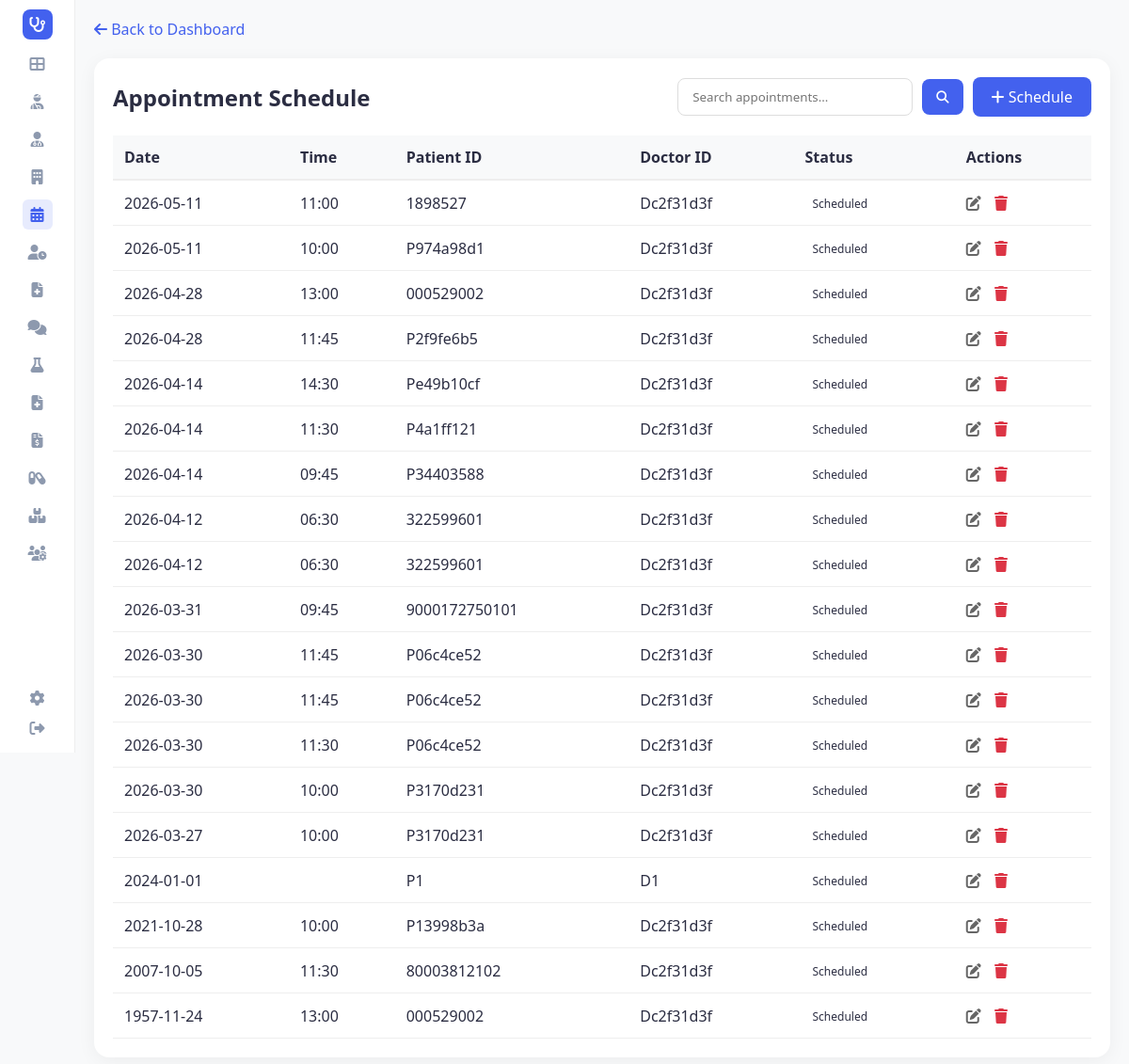
/schedule (signed in), run on the app's committed database.
### tables this page shows
CREATE TABLE appointments (
                appointment_id TEXT PRIMARY KEY,
                patient_id TEXT,
                doctor_id TEXT,
                appointment_date TEXT,
                appointment_time TEXT,
                reason TEXT,
                status TEXT,
                notes TEXT, is_deleted INTEGER DEFAULT 0, deleted_at TEXT,
                FOREIGN KEY (patient_id) REFERENCES patients(patient_id),
                FOREIGN KEY (doctor_id) REFERENCES doctors(doctor_id)
            );

### app.py (the view)
@app.route('/schedule')
def view_schedule():
    page = request.args.get('page', 1, type=int)
    search_term = request.args.get('search', '').strip()
    per_page = 20
    conn = hms.db.get_connection()
    cursor = conn.cursor()
    if search_term:
        search_value = f"%{search_term}%"
        cursor.execute("""
            SELECT * FROM appointments
            WHERE patient_id LIKE ? OR doctor_id LIKE ? OR status LIKE ? OR reason LIKE ?
            ORDER BY appointment_date DESC, appointment_time DESC LIMIT ? OFFSET ?
        """, (search_value, search_value, search_value, search_value, per_page, (page - 1) * per_page))
        rows = cursor.fetchall()
        cursor.execute("""
            SELECT COUNT(*) FROM appointments
            WHERE patient_id LIKE ? OR doctor_id LIKE ? OR status LIKE ? OR reason LIKE ?
        """, (search_value, search_value, search_value, search_value))
        total_count = cursor.fetchone()[0]
    else:
        cursor.execute("SELECT * FROM appointments ORDER BY appointment_date DESC, appointment_time DESC LIMIT ? OFFSET ?",
                       (per_page, (page - 1) * per_page))
        rows = cursor.fetchall()
        cursor.execute("SELECT COUNT(*) FROM appointments")
        total_count = cursor.fetchone()[0]
    conn.close()
    appointments_list = [hms.db._row_to_obj(Appointment, row) for row in rows]
    total_pages = math.ceil(total_count / per_page) if total_count else 1
    return render_template('view_schedule.html', appointments=appointments_list, page=page,
                           total_pages=total_pages, total_count=total_count,
                           search_term=search_term, active_page='schedule')

### app.py (called while the page is built)
@app.before_request
def require_login():
    allowed_routes = ['login', 'register', 'static']
    if request.endpoint not in allowed_routes and 'user_id' not in session:
        return redirect(url_for('login'))

@app.context_processor
def inject_user():
    username = session.get('username')
    role = session.get('role')
    unread = 0
    if username:
        unread = hms.get_unread_count(username, role)
    return dict(current_user=username, current_role=role, unread_messages_count=unread, hms=hms)

### database/db_manager.py (called while the page is built)
    def get_connection(self):
        conn = sqlite3.connect(self.db_file)
        conn.row_factory = sqlite3.Row
        return conn

    def _row_to_obj(self, cls: Type[T], row: sqlite3.Row) -> T:
        d = dict(row)
        for field in fields(cls):
            if field.type in (dict, Dict[str, Any], list, List[Any]) and d.get(field.name):
                try:
                    d[field.name] = json.loads(d[field.name])
                except:
                    pass
            elif field.type == bool and field.name in d:
                d[field.name] = bool(d[field.name])
        allowed = {f.name for f in fields(cls)}
        filtered = {k: v for k, v in d.items() if k in allowed}
        return cls(**filtered)

### main.py (called while the page is built)
    def get_unread_count(self, user_id: str, role: str) -> int:
        conn = self.db.get_connection()
        cursor = conn.cursor()
        cursor.execute("""
            SELECT COUNT(*) FROM messages
            WHERE is_read = 0 AND (recipient_id = ? OR recipient_id = ? OR recipient_id = 'all')
        """, (user_id, role))
        count = cursor.fetchone()[0]
        conn.close()
        return count

### templates/view_schedule.html (shortened to what this page needs)
<!DOCTYPE html>
<html lang="en">
<head>
    <link rel="stylesheet" href="{{ url_for('static', filename='style.css') }}">
    <link rel="stylesheet" href="https://cdnjs.cloudflare.com/ajax/libs/font-awesome/6.4.0/css/all.min.css">
</head>
<body>
    <div class="container">
        {% include 'sidebar.html' %}
        <main class="main-content">
            <a href="{{ url_for('dashboard') }}" class="back-link" style="color: #4361ee; text-decoration: none; display: block; margin-bottom: 20px;"><i class="fas fa-arrow-left"></i> Back to Dashboard</a>
            <div class="card">
                <div style="display: flex; justify-content: space-between; align-items: center; margin-bottom: 20px;">
                    <h2 style="margin: 0;">Appointment Schedule</h2>
                    <div style="display: flex; gap: 10px;">
                        <form action="{{ url_for('view_schedule') }}" method="get" class="search-form" style="display: flex; align-items: center; gap: 10px;">
                            <input type="text" name="search" placeholder="Search appointments..." value="{{ search_term if search_term else '' }}" style="padding: 10px 15px; border: 1px solid #ddd; border-radius: 8px; outline: none; width: 250px;">
                            <button type="submit" style="background-color: #4361ee; color: white; border: none; padding: 10px 15px; border-radius: 8px; cursor: pointer;"><i class="fas fa-search"></i></button>
                        </form>
                        <a href="{{ url_for('schedule_appointment') }}" class="btn-add" style="background-color: #4361ee; color: white; padding: 10px 20px; text-decoration: none; border-radius: 8px; font-weight: 500;"><i class="fas fa-plus"></i> Schedule</a>
                    </div>
                </div>
                <div style="overflow-x: auto;">
                    <table style="width: 100%; border-collapse: collapse;">
                        <thead>
                            <tr style="text-align: left; background-color: #f8f9fa;">
                                <th style="padding: 12px; border-bottom: 2px solid #eee;">Date</th>
                                <th style="padding: 12px; border-bottom: 2px solid #eee;">Time</th>
                                <th style="padding: 12px; border-bottom: 2px solid #eee;">Patient ID</th>
                                <th style="padding: 12px; border-bottom: 2px solid #eee;">Doctor ID</th>
                                <th style="padding: 12px; border-bottom: 2px solid #eee;">Status</th>
                                <th style="padding: 12px; border-bottom: 2px solid #eee;">Actions</th>
                            </tr>
                        </thead>
                        <tbody>
                            {% for appt in appointments %}
                            <tr>
                                <td style="padding: 12px; border-bottom: 1px solid #eee;">{{ appt.appointment_date }}</td>
                                <td style="padding: 12px; border-bottom: 1px solid #eee;">{{ appt.appointment_time }}</td>
                                <td style="padding: 12px; border-bottom: 1px solid #eee;">{{ appt.patient_id }}</td>
                                <td style="padding: 12px; border-bottom: 1px solid #eee;">{{ appt.doctor_id }}</td>
                                <td style="padding: 12px; border-bottom: 1px solid #eee;">
                                    <span class="status {{ appt.status|lower }}">{{ appt.status }}</span>
                                </td>
                                <td style="padding: 12px; border-bottom: 1px solid #eee;">
                                    <a href="{{ url_for('edit_appointment', appointment_id=appt.appointment_id) }}" title="Edit" style="margin-right: 10px; color: #666;"><i class="fas fa-edit"></i></a>
                                    <a href="{{ url_for('delete_appointment', appointment_id=appt.appointment_id) }}" title="Delete" style="color: #dc3545;" onclick="return confirm('Are you sure you want to delete this appointment?')"><i class="fas fa-trash"></i></a>
                                </td>
                            </tr>
                            {% else %}
                            <tr>
                                <td colspan="5" style="padding: 20px; text-align: center; color: #888;">No appointments scheduled.</td>
                            </tr>
                            {% endfor %}
                        </tbody>
                    </table>
                </div>
            </div>
        </main>
    </div>
</body>
</html>

### static/style.css (style rules this page uses)
:root { --primary-color: #4361ee; --secondary-color: #3f37c9; --success-color: #4cc9f0; --warning-color: #f72585; --text-dark: #2b2d42; --text-light: #8d99ae; --bg-light: #f8f9fa; --white: #ffffff; --sidebar-width: 80px; --border-radius: 16px; --shadow: 0 4px 20px rgba(0, 0, 0, 0.05); }
* { margin: 0; padding: 0; box-sizing: border-box; font-family: 'Segoe UI', Tahoma, Geneva, Verdana, sans-serif; }
body { background-color: var(--bg-light); color: var(--text-dark); min-height: 100vh; margin: 0; }
.container { display: flex !important; min-height: 100vh !important; height: auto !important; overflow: visible !important; }
.main-content { flex: 1 !important; padding: 20px !important; display: flex; flex-direction: column; min-width: 0; }
.card { background-color: white; border-radius: var(--border-radius); padding: 20px; box-shadow: var(--shadow); }
.status { font-size: 12px; padding: 2px 8px; border-radius: 12px; display: inline-block; }

### data on the page
appointments: appointment_date "2026-05-11", appointment_time "11:00", patient_id "1898527", doctor_id "Dc2f31d3f", status "Scheduled"
appointments: appointment_date "2026-05-11", appointment_time "10:00", patient_id "P974a98d1", doctor_id "Dc2f31d3f", status "Scheduled"
appointments: appointment_date "2026-04-28", appointment_time "13:00", patient_id "000529002", doctor_id "Dc2f31d3f", status "Scheduled"
appointments: appointment_date "2026-04-28", appointment_time "11:45", patient_id "P2f9fe6b5", doctor_id "Dc2f31d3f", status "Scheduled"
appointments: appointment_date "2026-04-14", appointment_time "14:30", patient_id "Pe49b10cf", doctor_id "Dc2f31d3f", status "Scheduled"
appointments: appointment_date "2026-04-14", appointment_time "11:30", patient_id "P4a1ff121", doctor_id "Dc2f31d3f", status "Scheduled"
appointments: appointment_date "2026-04-14", appointment_time "09:45", patient_id "P34403588", doctor_id "Dc2f31d3f", status "Scheduled"
appointments: appointment_date "2026-04-12", appointment_time "06:30", patient_id "322599601", doctor_id "Dc2f31d3f", status "Scheduled"
appointments: appointment_date "2026-04-12", appointment_time "06:30", patient_id "322599601", doctor_id "Dc2f31d3f", status "Scheduled"
appointments: appointment_date "2026-03-31", appointment_time "09:45", patient_id "9000172750101", doctor_id "Dc2f31d3f", status "Scheduled"
appointments: appointment_date "2026-03-30", appointment_time "11:45", patient_id "P06c4ce52", doctor_id "Dc2f31d3f", status "Scheduled"
appointments: appointment_date "2026-03-30", appointment_time "11:45", patient_id "P06c4ce52", doctor_id "Dc2f31d3f", status "Scheduled"
appointments: appointment_date "2026-03-30", appointment_time "11:30", patient_id "P06c4ce52", doctor_id "Dc2f31d3f", status "Scheduled"
appointments: appointment_date "2026-03-30", appointment_time "10:00", patient_id "P3170d231", doctor_id "Dc2f31d3f", status "Scheduled"
appointments: appointment_date "2026-03-27", appointment_time "10:00", patient_id "P3170d231", doctor_id "Dc2f31d3f", status "Scheduled"
appointments: appointment_date "2024-01-01", patient_id "P1", doctor_id "D1", status "Scheduled"
appointments: appointment_date "2021-10-28", appointment_time "10:00", patient_id "P13998b3a", doctor_id "Dc2f31d3f", status "Scheduled"
appointments: appointment_date "2007-10-05", appointment_time "11:30", patient_id "80003812102", doctor_id "Dc2f31d3f", status "Scheduled"
appointments: appointment_date "1957-11-24", appointment_time "13:00", patient_id "000529002", doctor_id "Dc2f31d3f", status "Scheduled"
